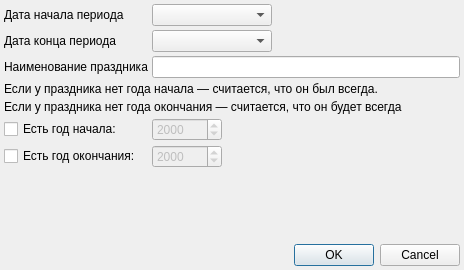
<?xml version="1.0" encoding="UTF-8"?>
<ui version="4.0">
 <class>HolidayDialog</class>
 <widget class="QDialog" name="HolidayDialog">
  <property name="geometry">
   <rect>
    <x>0</x>
    <y>0</y>
    <width>464</width>
    <height>270</height>
   </rect>
  </property>
  <property name="windowTitle">
   <string>Календарный праздник</string>
  </property>
  <layout class="QGridLayout" name="gridLayout">
   <property name="margin">
    <number>4</number>
   </property>
   <property name="spacing">
    <number>4</number>
   </property>
   <item row="7" column="1">
    <widget class="QSpinBox" name="spinFinish">
     <property name="enabled">
      <bool>false</bool>
     </property>
     <property name="sizePolicy">
      <sizepolicy hsizetype="Fixed" vsizetype="Fixed">
       <horstretch>0</horstretch>
       <verstretch>0</verstretch>
      </sizepolicy>
     </property>
     <property name="minimumSize">
      <size>
       <width>70</width>
       <height>0</height>
      </size>
     </property>
     <property name="minimum">
      <number>1</number>
     </property>
     <property name="maximum">
      <number>4999</number>
     </property>
     <property name="value">
      <number>2000</number>
     </property>
    </widget>
   </item>
   <item row="9" column="0" colspan="4">
    <widget class="QDialogButtonBox" name="buttonBox">
     <property name="orientation">
      <enum>Qt::Horizontal</enum>
     </property>
     <property name="standardButtons">
      <set>QDialogButtonBox::Cancel|QDialogButtonBox::Ok</set>
     </property>
    </widget>
   </item>
   <item row="6" column="0">
    <widget class="QCheckBox" name="checkStart">
     <property name="text">
      <string>Есть год начала:</string>
     </property>
    </widget>
   </item>
   <item row="2" column="0">
    <widget class="QLabel" name="label_2">
     <property name="text">
      <string>Наименование праздника</string>
     </property>
     <property name="buddy">
      <cstring>text</cstring>
     </property>
    </widget>
   </item>
   <item row="3" column="0" colspan="4">
    <widget class="QLabel" name="label_3">
     <property name="text">
      <string>Если у праздника нет года начала — считается, что он был всегда.</string>
     </property>
    </widget>
   </item>
   <item row="0" column="3">
    <spacer name="horizontalSpacer">
     <property name="orientation">
      <enum>Qt::Horizontal</enum>
     </property>
     <property name="sizeHint" stdset="0">
      <size>
       <width>97</width>
       <height>20</height>
      </size>
     </property>
    </spacer>
   </item>
   <item row="2" column="1" colspan="3">
    <widget class="QLineEdit" name="text"/>
   </item>
   <item row="4" column="0" colspan="4">
    <widget class="QLabel" name="label_4">
     <property name="text">
      <string>Если у праздника нет года окончания — считается, что он будет всегда</string>
     </property>
    </widget>
   </item>
   <item row="6" column="2" colspan="2">
    <spacer name="horizontalSpacer_2">
     <property name="orientation">
      <enum>Qt::Horizontal</enum>
     </property>
     <property name="sizeHint" stdset="0">
      <size>
       <width>147</width>
       <height>20</height>
      </size>
     </property>
    </spacer>
   </item>
   <item row="0" column="0">
    <widget class="QLabel" name="label">
     <property name="text">
      <string>Дата начала периода</string>
     </property>
     <property name="buddy">
      <cstring>date</cstring>
     </property>
    </widget>
   </item>
   <item row="0" column="1" colspan="2">
    <widget class="CDateEdit" name="date">
     <property name="sizePolicy">
      <sizepolicy hsizetype="Fixed" vsizetype="Fixed">
       <horstretch>0</horstretch>
       <verstretch>0</verstretch>
      </sizepolicy>
     </property>
     <property name="minimumSize">
      <size>
       <width>120</width>
       <height>0</height>
      </size>
     </property>
    </widget>
   </item>
   <item row="7" column="2" colspan="2">
    <spacer name="horizontalSpacer_3">
     <property name="orientation">
      <enum>Qt::Horizontal</enum>
     </property>
     <property name="sizeHint" stdset="0">
      <size>
       <width>147</width>
       <height>20</height>
      </size>
     </property>
    </spacer>
   </item>
   <item row="7" column="0">
    <widget class="QCheckBox" name="checkFinish">
     <property name="text">
      <string>Есть год окончания:</string>
     </property>
    </widget>
   </item>
   <item row="8" column="0">
    <spacer name="verticalSpacer">
     <property name="orientation">
      <enum>Qt::Vertical</enum>
     </property>
     <property name="sizeHint" stdset="0">
      <size>
       <width>20</width>
       <height>0</height>
      </size>
     </property>
    </spacer>
   </item>
   <item row="6" column="1">
    <widget class="QSpinBox" name="spinStart">
     <property name="enabled">
      <bool>false</bool>
     </property>
     <property name="sizePolicy">
      <sizepolicy hsizetype="Fixed" vsizetype="Fixed">
       <horstretch>0</horstretch>
       <verstretch>0</verstretch>
      </sizepolicy>
     </property>
     <property name="minimumSize">
      <size>
       <width>70</width>
       <height>0</height>
      </size>
     </property>
     <property name="minimum">
      <number>1</number>
     </property>
     <property name="maximum">
      <number>4999</number>
     </property>
     <property name="value">
      <number>2000</number>
     </property>
    </widget>
   </item>
   <item row="1" column="0">
    <widget class="QLabel" name="label_5">
     <property name="text">
      <string>Дата конца периода</string>
     </property>
    </widget>
   </item>
   <item row="1" column="1">
    <widget class="CDateEdit" name="endDate">
     <property name="sizePolicy">
      <sizepolicy hsizetype="Maximum" vsizetype="Fixed">
       <horstretch>0</horstretch>
       <verstretch>0</verstretch>
      </sizepolicy>
     </property>
     <property name="minimumSize">
      <size>
       <width>120</width>
       <height>0</height>
      </size>
     </property>
    </widget>
   </item>
  </layout>
 </widget>
 <customwidgets>
  <customwidget>
   <class>CDateEdit</class>
   <extends>QComboBox</extends>
   <header location="global">library.DateEdit</header>
  </customwidget>
 </customwidgets>
 <tabstops>
  <tabstop>date</tabstop>
  <tabstop>text</tabstop>
  <tabstop>checkStart</tabstop>
  <tabstop>spinStart</tabstop>
  <tabstop>checkFinish</tabstop>
  <tabstop>spinFinish</tabstop>
  <tabstop>buttonBox</tabstop>
 </tabstops>
 <resources/>
 <connections>
  <connection>
   <sender>buttonBox</sender>
   <signal>accepted()</signal>
   <receiver>HolidayDialog</receiver>
   <slot>accept()</slot>
   <hints>
    <hint type="sourcelabel">
     <x>254</x>
     <y>287</y>
    </hint>
    <hint type="destinationlabel">
     <x>157</x>
     <y>274</y>
    </hint>
   </hints>
  </connection>
  <connection>
   <sender>buttonBox</sender>
   <signal>rejected()</signal>
   <receiver>HolidayDialog</receiver>
   <slot>reject()</slot>
   <hints>
    <hint type="sourcelabel">
     <x>322</x>
     <y>287</y>
    </hint>
    <hint type="destinationlabel">
     <x>286</x>
     <y>274</y>
    </hint>
   </hints>
  </connection>
  <connection>
   <sender>checkStart</sender>
   <signal>clicked(bool)</signal>
   <receiver>spinStart</receiver>
   <slot>setEnabled(bool)</slot>
   <hints>
    <hint type="sourcelabel">
     <x>115</x>
     <y>74</y>
    </hint>
    <hint type="destinationlabel">
     <x>162</x>
     <y>79</y>
    </hint>
   </hints>
  </connection>
  <connection>
   <sender>checkFinish</sender>
   <signal>clicked(bool)</signal>
   <receiver>spinFinish</receiver>
   <slot>setEnabled(bool)</slot>
   <hints>
    <hint type="sourcelabel">
     <x>104</x>
     <y>107</y>
    </hint>
    <hint type="destinationlabel">
     <x>156</x>
     <y>104</y>
    </hint>
   </hints>
  </connection>
 </connections>
</ui>
